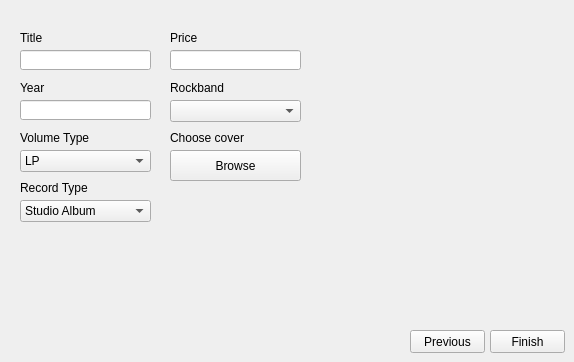
      <widget class="QWidget" name="addAlbumPage">
       <widget class="QPushButton" name="addAlbumPreviousButton">
        <property name="geometry">
         <rect>
          <x>410</x>
          <y>330</y>
          <width>75</width>
          <height>23</height>
         </rect>
        </property>
        <property name="text">
         <string>Previous</string>
        </property>
       </widget>
       <widget class="QPushButton" name="addAlbumFinishButton">
        <property name="geometry">
         <rect>
          <x>490</x>
          <y>330</y>
          <width>75</width>
          <height>23</height>
         </rect>
        </property>
        <property name="text">
         <string>Finish</string>
        </property>
       </widget>
       <widget class="QLabel" name="label_4">
        <property name="geometry">
         <rect>
          <x>20</x>
          <y>30</y>
          <width>131</width>
          <height>16</height>
         </rect>
        </property>
        <property name="text">
         <string>Title</string>
        </property>
       </widget>
       <widget class="QLineEdit" name="albumTitleLineEdit">
        <property name="geometry">
         <rect>
          <x>20</x>
          <y>50</y>
          <width>131</width>
          <height>20</height>
         </rect>
        </property>
       </widget>
       <widget class="QLabel" name="label_5">
        <property name="geometry">
         <rect>
          <x>20</x>
          <y>80</y>
          <width>131</width>
          <height>16</height>
         </rect>
        </property>
        <property name="text">
         <string>Year</string>
        </property>
       </widget>
       <widget class="QLineEdit" name="albumYearLineEdit">
        <property name="geometry">
         <rect>
          <x>20</x>
          <y>100</y>
          <width>131</width>
          <height>20</height>
         </rect>
        </property>
        <property name="maxLength">
         <number>4</number>
        </property>
       </widget>
       <widget class="QLabel" name="label_6">
        <property name="geometry">
         <rect>
          <x>20</x>
          <y>130</y>
          <width>131</width>
          <height>16</height>
         </rect>
        </property>
        <property name="text">
         <string>Volume Type</string>
        </property>
       </widget>
       <widget class="QComboBox" name="volumeTypeComboBox">
        <property name="geometry">
         <rect>
          <x>20</x>
          <y>150</y>
          <width>131</width>
          <height>22</height>
         </rect>
        </property>
        <item>
         <property name="text">
          <string>LP</string>
         </property>
        </item>
        <item>
         <property name="text">
          <string>EP</string>
         </property>
        </item>
        <item>
         <property name="text">
          <string>Single</string>
         </property>
        </item>
       </widget>
       <widget class="QLabel" name="label_7">
        <property name="geometry">
         <rect>
          <x>20</x>
          <y>180</y>
          <width>131</width>
          <height>16</height>
         </rect>
        </property>
        <property name="text">
         <string>Record Type</string>
        </property>
       </widget>
       <widget class="QComboBox" name="recordTypeComboBox">
        <property name="geometry">
         <rect>
          <x>20</x>
          <y>200</y>
          <width>131</width>
          <height>22</height>
         </rect>
        </property>
        <item>
         <property name="text">
          <string>Studio Album</string>
         </property>
        </item>
        <item>
         <property name="text">
          <string>Concert Album</string>
         </property>
        </item>
        <item>
         <property name="text">
          <string>Compilation</string>
         </property>
        </item>
       </widget>
       <widget class="QLabel" name="label_8">
        <property name="geometry">
         <rect>
          <x>170</x>
          <y>130</y>
          <width>131</width>
          <height>16</height>
         </rect>
        </property>
        <property name="text">
         <string>Choose cover</string>
        </property>
       </widget>
       <widget class="QPushButton" name="coverBrowseButton">
        <property name="geometry">
         <rect>
          <x>170</x>
          <y>150</y>
          <width>131</width>
          <height>31</height>
         </rect>
        </property>
        <property name="text">
         <string>Browse</string>
        </property>
       </widget>
       <widget class="QLabel" name="coverLabel_2">
        <property name="geometry">
         <rect>
          <x>320</x>
          <y>40</y>
          <width>231</width>
          <height>231</height>
         </rect>
        </property>
        <property name="text">
         <string/>
        </property>
        <property name="pixmap">
         <pixmap resource="dbclient.qrc">:/resources/no-cover.jpg</pixmap>
        </property>
        <property name="scaledContents">
         <bool>true</bool>
        </property>
       </widget>
       <widget class="QLabel" name="label_14">
        <property name="geometry">
         <rect>
          <x>170</x>
          <y>80</y>
          <width>131</width>
          <height>16</height>
         </rect>
        </property>
        <property name="text">
         <string>Rockband</string>
        </property>
       </widget>
       <widget class="QLabel" name="label_15">
        <property name="geometry">
         <rect>
          <x>170</x>
          <y>30</y>
          <width>131</width>
          <height>16</height>
         </rect>
        </property>
        <property name="text">
         <string>Price</string>
        </property>
       </widget>
       <widget class="QLineEdit" name="albumPriceLineEdit">
        <property name="geometry">
         <rect>
          <x>170</x>
          <y>50</y>
          <width>131</width>
          <height>20</height>
         </rect>
        </property>
       </widget>
       <widget class="QComboBox" name="chooseRockbandComboBox_5">
        <property name="geometry">
         <rect>
          <x>170</x>
          <y>100</y>
          <width>131</width>
          <height>22</height>
         </rect>
        </property>
       </widget>
      </widget>
